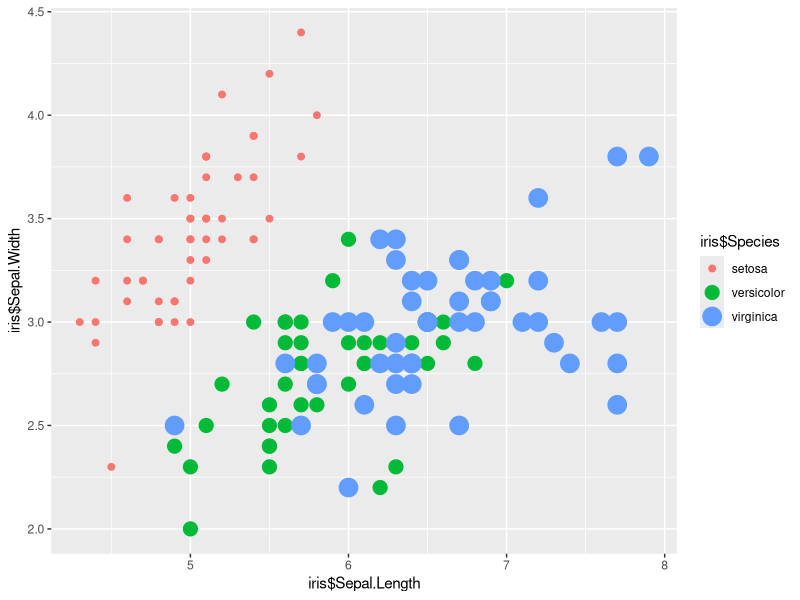
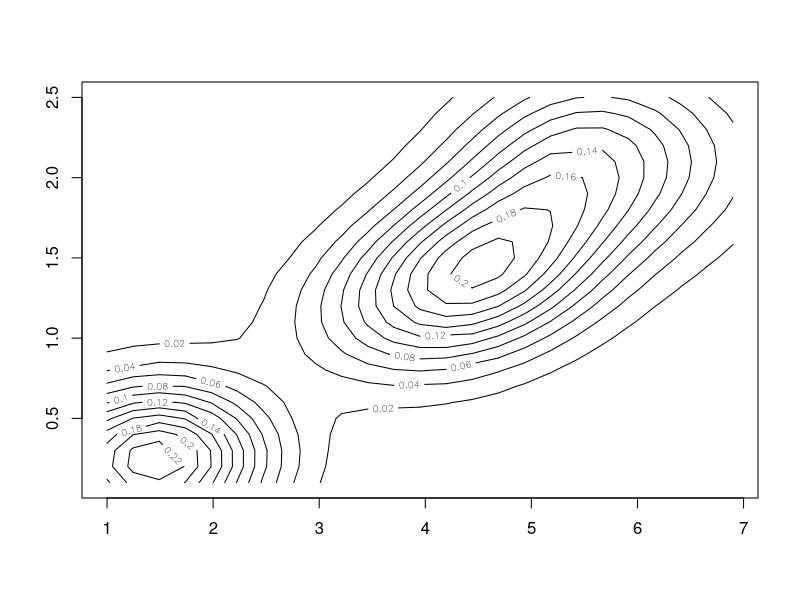
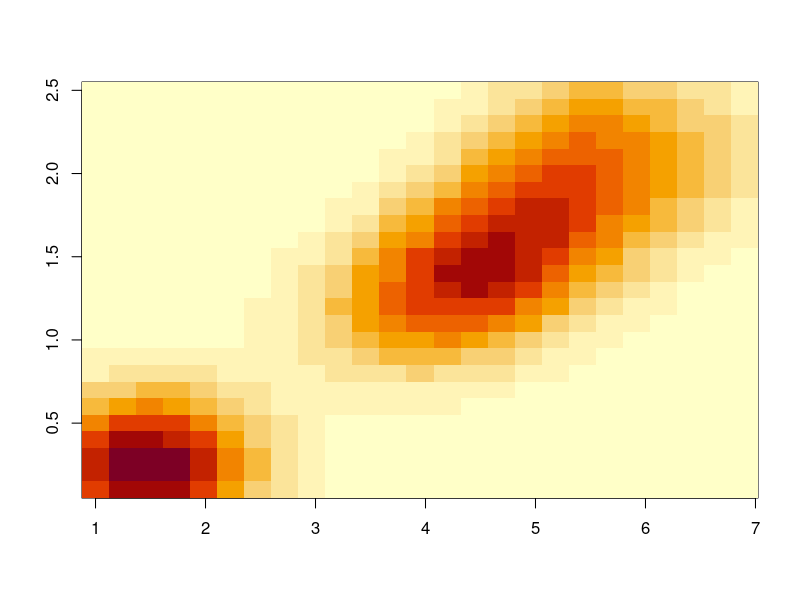

Here is the R script that generated these plots, in order:
library(datasets)
library(ggplot2)
library(MASS)
attach(iris)
str(iris)

p = ggplot(iris, aes(iris$Sepal.Length, iris$Sepal.Width, size = iris$Species,colour=iris$Species))
p + geom_point()

petal.dens = kde2d(iris$Petal.Length, iris$Petal.Width)
contour(petal.dens)
image(petal.dens)